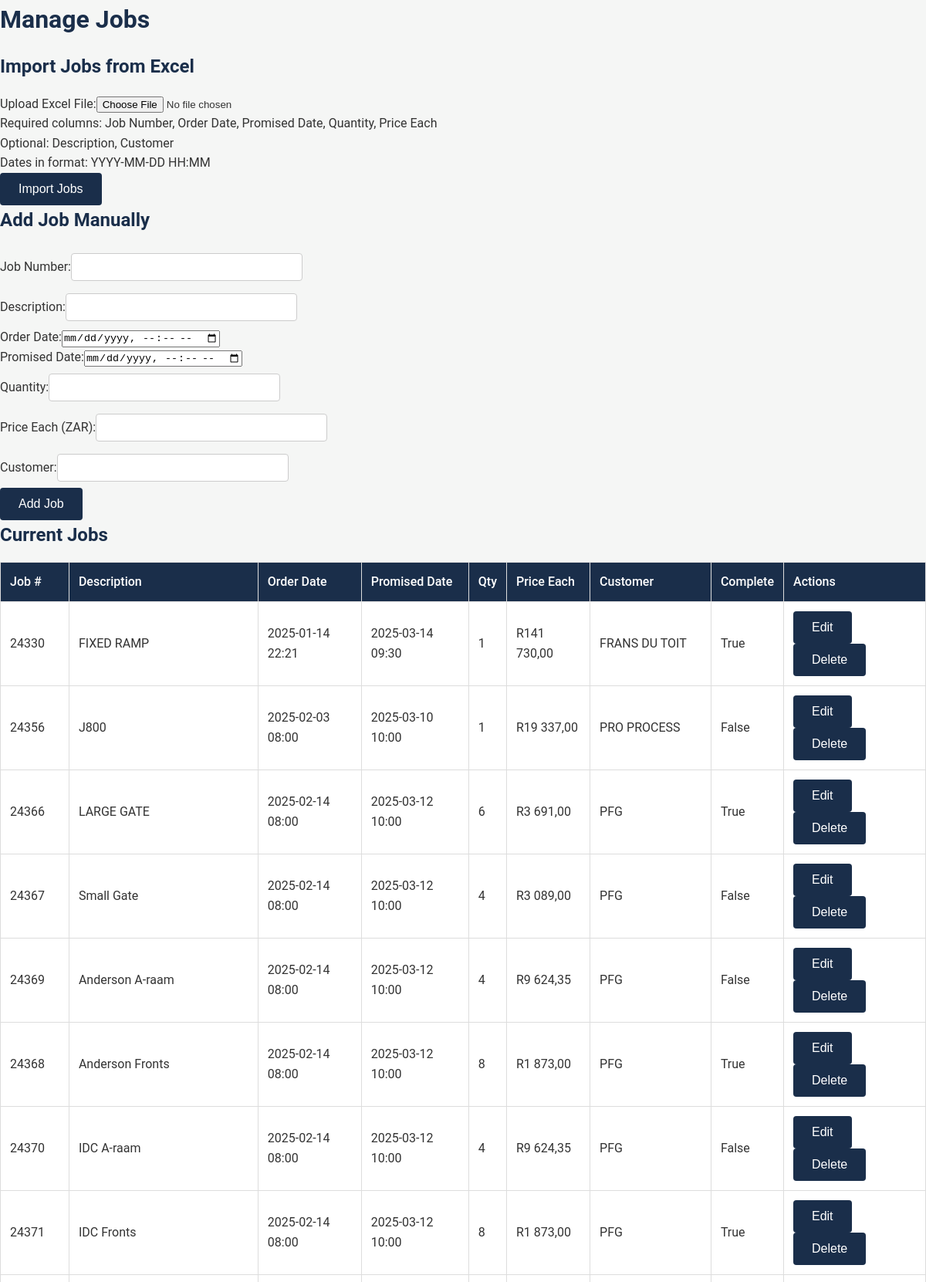
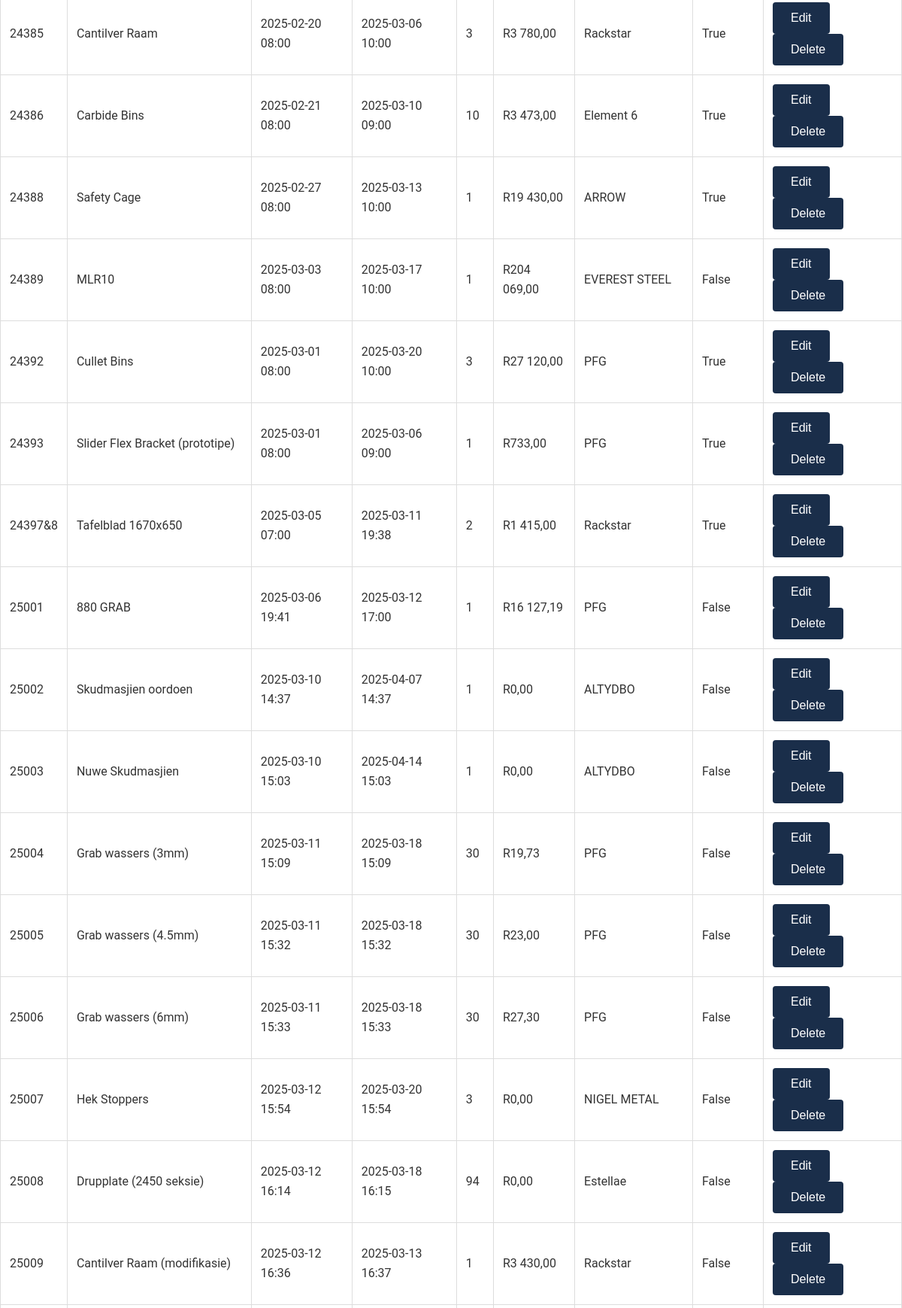
The page /add_job (upper part) on the database its author committed (2 pictures, top to bottom).
### app.py (models this page shows)
class Job(db.Model):
    id = db.Column(db.Integer, primary_key=True)
    job_number = db.Column(db.String(50), unique=True, nullable=False)
    description = db.Column(db.String(255))
    order_date = db.Column(db.DateTime, nullable=True)
    promised_date = db.Column(db.DateTime, nullable=True)
    quantity = db.Column(db.Integer, nullable=False)
    price_each = db.Column(db.Float, nullable=False)
    customer = db.Column(db.String(100))
    completed = db.Column(db.Boolean, default=False, nullable=False)
    blocked = db.Column(db.Boolean, default=False, nullable=False)

### app.py (the view, shortened to what this page needs)
@app.route('/add_job', methods=['GET', 'POST'])
def add_job():
    return render_template('add_job.html', jobs=Job.query.all())

### templates/add_job.html (shortened to what this page needs)
<!DOCTYPE html>
<html>
<head>
    <link rel="stylesheet" href="{{ url_for('static', filename='styles.css') }}">
</head>
<body>
    <h1>Manage Jobs</h1>
    <h2>Import Jobs from Excel</h2>
    <form method="POST" enctype="multipart/form-data">
        <label>Upload Excel File:</label><input type="file" name="excel_file" accept=".xls,.xlsx"><br>
        <p>Required columns: Job Number, Order Date, Promised Date, Quantity, Price Each<br>
           Optional: Description, Customer<br>
           Dates in format: YYYY-MM-DD HH:MM</p>
        <button type="submit">Import Jobs</button>
    </form>
    <h2>Add Job Manually</h2>
    <form method="POST">
        <label>Job Number:</label><input type="text" name="job_number" required><br>
        <label>Description:</label><input type="text" name="description"><br>
        <label>Order Date:</label><input type="datetime-local" name="order_date" required><br>
        <label>Promised Date:</label><input type="datetime-local" name="promised_date" required><br>
        <label>Quantity:</label><input type="number" name="quantity" min="1" required><br>
        <label>Price Each (ZAR):</label><input type="number" name="price_each" step="0.01" required><br>
        <label>Customer:</label><input type="text" name="customer"><br>
        <button type="submit">Add Job</button>
    </form>
    <h2>Current Jobs</h2>
    <table>
        <tr><th>Job #</th><th>Description</th><th>Order Date</th><th>Promised Date</th><th>Qty</th><th>Price Each</th><th>Customer</th><th>Complete</th><th>Actions</th></tr>
        {% for job in jobs %}
            <tr data-id="{{ job.job_number }}">
                <td>{{ job.job_number }}</td>
                <td>{{ job.description }}</td>
                <td>{{ job.order_date.strftime('%Y-%m-%d %H:%M') }}</td>
                <td>{{ job.promised_date.strftime('%Y-%m-%d %H:%M') }}</td>
                <td>{{ job.quantity }}</td>
                <td>R{{ "{:,.2f}".format(job.price_each).replace(",", " ").replace(".", ",") }}</td>
                <td>{{ job.customer }}</td>
                <td>{{ job.completed }}</td>
                <td>
                    <button onclick="editJob('{{ job.job_number }}')">Edit</button>
                    <button onclick="deleteJob('{{ job.job_number }}')">Delete</button>
                </td>
            </tr>
        {% endfor %}
    </table>
</body>
</html>

### static/styles.css (style rules this page uses)
* { margin: 0; padding: 0; box-sizing: border-box; }
body { font-family: 'Roboto', sans-serif; background-color: #F5F6F5; color: #333333; line-height: 1.6; }
h1, h2, h3 { color: #1A2E4A; margin-bottom: 1rem; }
button, input[type="submit"] { background-color: #1A2E4A; color: #FFFFFF; border: none; padding: 0.75rem 1.5rem; border-radius: 4px; cursor: pointer; font-size: 1rem; transition: background-color 0.3s ease; }
input[type="text"], input[type="number"], input[type="date"], select { padding: 0.5rem; margin: 0.5rem 0; border: 1px solid #CCCCCC; border-radius: 4px; font-size: 1rem; width: 100%; max-width: 300px; }
table { width: 100%; border-collapse: collapse; background-color: #FFFFFF; box-shadow: 0 2px 4px rgba(0, 0, 0, 0.1); margin: 1rem 0; }
th, td { border: 1px solid #DDDDDD; padding: 0.75rem; text-align: left; }
th { background-color: #1A2E4A; color: #FFFFFF; font-weight: 500; }
td { background-color: #FFFFFF; }

### rows shown on the page
Job: job_number "24330", description "FIXED RAMP", order_date "2025-01-14 22:21", promised_date "2025-03-14 09:30", quantity "1", price_each "141 730,00", customer "FRANS DU TOIT", completed "True"
Job: job_number "24356", description "J800", order_date "2025-02-03 08:00", promised_date "2025-03-10 10:00", quantity "1", price_each "19 337,00", customer "PRO PROCESS", completed "False"
Job: job_number "24366", description "LARGE GATE", order_date "2025-02-14 08:00", promised_date "2025-03-12 10:00", quantity "6", price_each "3 691,00", customer "PFG", completed "True"
Job: job_number "24367", description "Small Gate", order_date "2025-02-14 08:00", promised_date "2025-03-12 10:00", quantity "4", price_each "3 089,00", customer "PFG", completed "False"
Job: job_number "24369", description "Anderson A-raam", order_date "2025-02-14 08:00", promised_date "2025-03-12 10:00", quantity "4", price_each "9 624,35", customer "PFG", completed "False"
Job: job_number "24368", description "Anderson Fronts", order_date "2025-02-14 08:00", promised_date "2025-03-12 10:00", quantity "8", price_each "1 873,00", customer "PFG", completed "True"
Job: job_number "24370", description "IDC A-raam", order_date "2025-02-14 08:00", promised_date "2025-03-12 10:00", quantity "4", price_each "9 624,35", customer "PFG", completed "False"
Job: job_number "24371", description "IDC Fronts", order_date "2025-02-14 08:00", promised_date "2025-03-12 10:00", quantity "8", price_each "1 873,00", customer "PFG", completed "True"
Job: job_number "24385", description "Cantilver Raam", order_date "2025-02-20 08:00", promised_date "2025-03-06 10:00", quantity "3", price_each "3 780,00", customer "Rackstar", completed "True"
Job: job_number "24386", description "Carbide Bins", order_date "2025-02-21 08:00", promised_date "2025-03-10 09:00", quantity "10", price_each "3 473,00", customer "Element 6", completed "True"
Job: job_number "24388", description "Safety Cage", order_date "2025-02-27 08:00", promised_date "2025-03-13 10:00", quantity "1", price_each "19 430,00", customer "ARROW", completed "True"
Job: job_number "24389", description "MLR10", order_date "2025-03-03 08:00", promised_date "2025-03-17 10:00", quantity "1", price_each "204 069,00", customer "EVEREST STEEL", completed "False"
Job: job_number "24392", description "Cullet Bins", order_date "2025-03-01 08:00", promised_date "2025-03-20 10:00", quantity "3", price_each "27 120,00", customer "PFG", completed "True"
Job: job_number "24393", description "Slider Flex Bracket (prototipe)", order_date "2025-03-01 08:00", promised_date "2025-03-06 09:00", quantity "1", price_each "733,00", customer "PFG", completed "True"
Job: job_number "24397&8", description "Tafelblad 1670x650", order_date "2025-03-05 07:00", promised_date "2025-03-11 19:38", quantity "2", price_each "1 415,00", customer "Rackstar", completed "True"
Job: job_number "25001", description "880 GRAB", order_date "2025-03-06 19:41", promised_date "2025-03-12 17:00", quantity "1", price_each "16 127,19", customer "PFG", completed "False"
Job: job_number "25002", description "Skudmasjien oordoen", order_date "2025-03-10 14:37", promised_date "2025-04-07 14:37", quantity "1", price_each "0,00", customer "ALTYDBO", completed "False"
Job: job_number "25003", description "Nuwe Skudmasjien", order_date "2025-03-10 15:03", promised_date "2025-04-14 15:03", quantity "1", price_each "0,00", customer "ALTYDBO", completed "False"
Job: job_number "25004", description "Grab wassers (3mm)", order_date "2025-03-11 15:09", promised_date "2025-03-18 15:09", quantity "30", price_each "19,73", customer "PFG", completed "False"
Job: job_number "25005", description "Grab wassers (4.5mm)", order_date "2025-03-11 15:32", promised_date "2025-03-18 15:32", quantity "30", price_each "23,00", customer "PFG", completed "False"
Job: job_number "25006", description "Grab wassers (6mm)", order_date "2025-03-11 15:33", promised_date "2025-03-18 15:33", quantity "30", price_each "27,30", customer "PFG", completed "False"
Job: job_number "25007", description "Hek Stoppers", order_date "2025-03-12 15:54", promised_date "2025-03-20 15:54", quantity "3", price_each "0,00", customer "NIGEL METAL", completed "False"
Job: job_number "25008", description "Drupplate (2450 seksie)", order_date "2025-03-12 16:14", promised_date "2025-03-18 16:15", quantity "94", price_each "0,00", customer "Estellae", completed "False"
Job: job_number "25009", description "Cantilver Raam (modifikasie)", order_date "2025-03-12 16:36", promised_date "2025-03-13 16:37", quantity "1", price_each "3 430,00", customer "Rackstar", completed "False"
